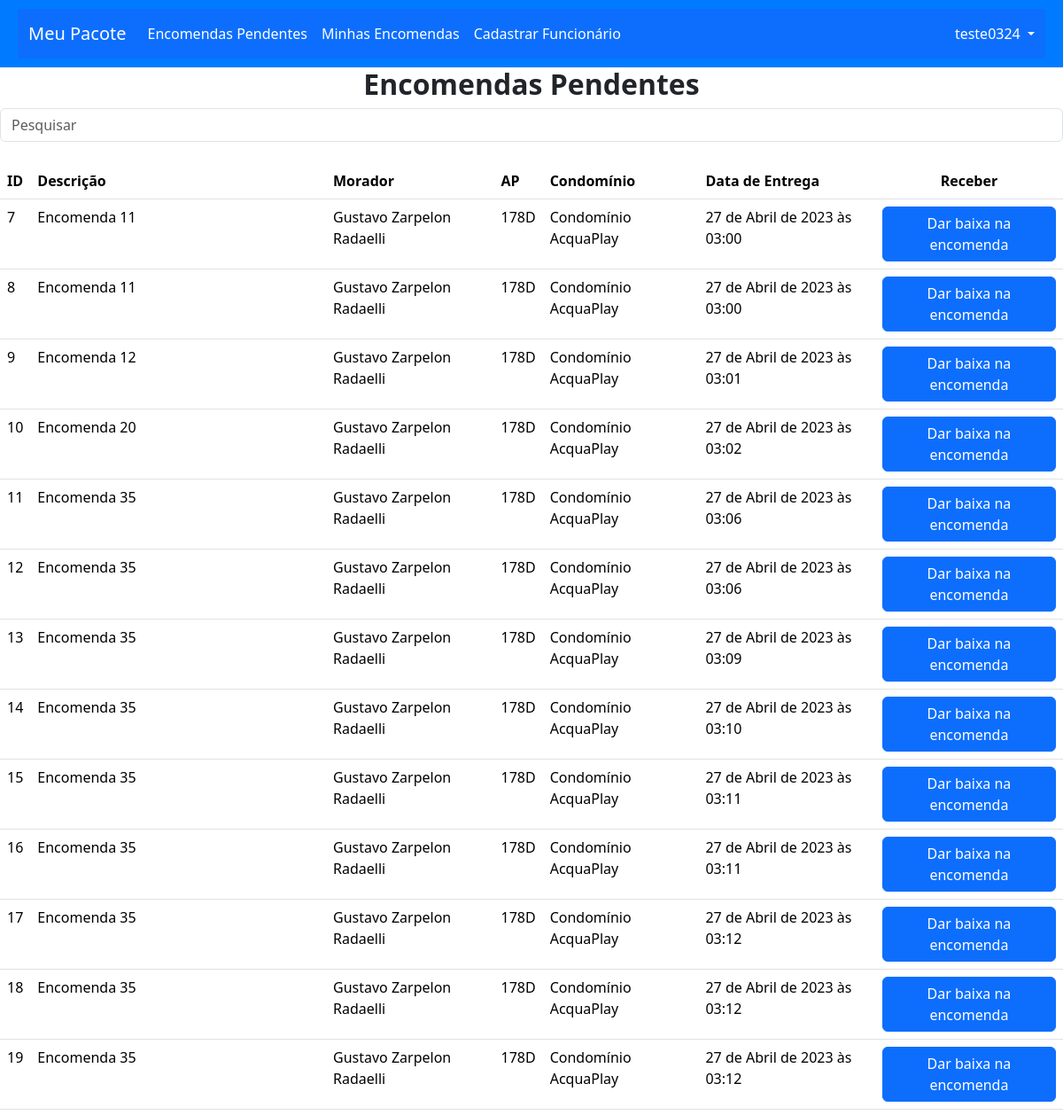
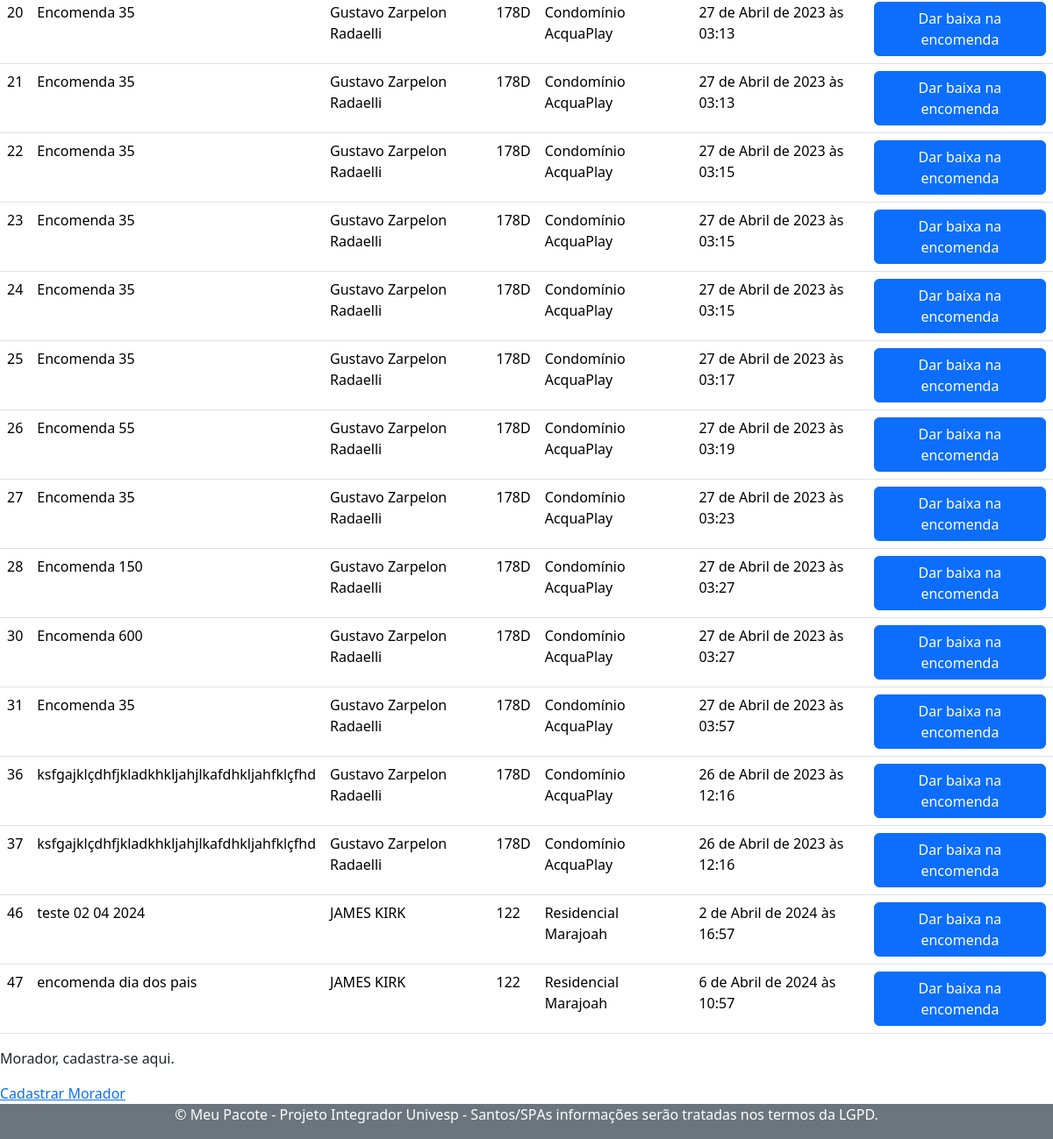
The page /encomendas_pendentes/ (signed in) on the database its author committed (2 pictures, top to bottom).
### app_meu_pacote/models.py (models this page shows, shortened)
class Encomenda(models.Model):
    id = models.AutoField(primary_key=True)
    morador = models.ForeignKey(Morador, on_delete=models.CASCADE)
    descricao = models.CharField(max_length=100)
    data_hora_recebimento = models.DateTimeField()
    data_hora_entrega = models.DateTimeField(blank=True, null=True)
    codigo_retirada = models.CharField(max_length=4, default='0000')
    funcionario_recebimento = models.ForeignKey(Funcionario, on_delete=models.CASCADE, related_name='funcionario_recebimento')
    funcionario_entrega = models.ForeignKey(Funcionario, on_delete=models.CASCADE, related_name='funcionario_entrega', blank=True, null=True)

class Morador(models.Model):
    user = models.OneToOneField(User, on_delete=models.CASCADE)
    nome = models.CharField(max_length=100)
    apartamento = models.ForeignKey('Apartamento', on_delete=models.CASCADE, related_name='moradores')
    email = models.EmailField()
    telefone = models.CharField(max_length=20)

class Apartamento(models.Model):
    id = models.AutoField(primary_key=True)
    numero = models.CharField(max_length=10)
    condominio = models.ForeignKey(Condominio, on_delete=models.CASCADE, related_name='apartamentos')

class Condominio(models.Model):
    id = models.AutoField(primary_key=True)
    nome = models.CharField(max_length=100)
    endereco = models.CharField(max_length=100)
    telefone = models.CharField(max_length=20)
    email = models.EmailField()

### app_meu_pacote/views.py (the view)
# urls.py: path('encomendas_pendentes/', app_meu_pacote_views.encomendas_pendentes, name='encomendas_pendentes'),
def encomendas_pendentes(request):
    if not request.user.is_authenticated:
        return redirect('index') # issue ---> precisa redirecionar para a página de login
    encomendas = Encomenda.objects.filter(data_hora_entrega=None)
    context = {'encomendas': encomendas}
    return render(request, 'encomendas_pendentes.html', context)

### app_meu_pacote/templates/encomendas_pendentes.html (shortened to what this page needs)
{% extends 'base.html' %}
{% block content %}
<h2 class="text-center fw-bold">Encomendas Pendentes</h2>
{% if encomendas %}
<input class="form-control" id="myInput" type="text" placeholder="Pesquisar">
<br>
<table class="table">
  <thead>
    <tr>
      <th>ID</th>
      <th>Descrição</th>
      <th>Morador</th>
      <th>AP</th>
      <th>Condomínio</th>
      <th>Data de Entrega</th>
      <th class="text-center">Receber</th>
    </tr>
  </thead>
  <tbody>
    {% for encomenda in encomendas %}
    <tr>
      <td>{{ encomenda.id }}</td>
      <td>{{ encomenda.descricao }}</td>
      <td>{{ encomenda.morador.nome }}</td>
      <td>{{ encomenda.morador.apartamento.numero }}</td>
      <td>{{ encomenda.morador.apartamento.condominio.nome }}</td>
      <td>{{ encomenda.data_hora_recebimento }}</td>
      <td class="text-center"> <a class="btn btn-primary" href="/encomenda/{{encomenda.id}}" role="button">Dar baixa na encomenda</a> </td>
    </tr>
    {% endfor %}
  </tbody>
</table>
{% else %}
<p>Não há encomendas pendentes no momento.</p>
{% endif %}
{% endblock %}

### app_meu_pacote/templates/base.html (shortened to what this page needs)
{% load static %}
<!DOCTYPE html>
<html lang="pt-br">
<head>
  <link rel="stylesheet" href="{% static 'css/styles.css' %}">
  {% block head %}
  {% load bootstrap5 %}
  {% bootstrap_css %}
  {% endblock %}
</head>
<body>
  <header>
    <nav class="navbar navbar-expand-lg navbar-dark bg-primary">
      <div class="container-fluid">
        <a class="navbar-brand" href="..">Meu Pacote</a>
        <div class="collapse navbar-collapse" id="navbarSupportedContent">
          <ul class="navbar-nav me-auto mb-2 mb-lg-0">
            <li class="nav-item">
              <a class="nav-link active" href="/encomendas_pendentes">Encomendas Pendentes</a>
            </li>
            <li class="nav-item">
              <a class="nav-link active" href="/minhas_encomendas">Minhas Encomendas</a>
            </li>
            <li class="nav-item">
              <a class="nav-link active" href="/cadastrar_funcionario">Cadastrar Funcionário</a>
            </li>
          </ul>
          {% if user.is_authenticated %}
          <li class="nav-item dropdown d-flex">
            <a class="nav-link dropdown-toggle text-white me-auto" href="#" id="navbarDropdown" role="button" data-bs-toggle="dropdown" aria-expanded="false">
              {{ user.username }}
            </a>
          </li>
          {% endif %}
        </div>
      </div>
    </nav>
  </header>
  <main>
    {% block content %}
    {% endblock %}
  </main>
  <p>Morador, cadastra-se aqui.</p>
    <a href="{% url 'register_morador' %}">Cadastrar Morador</a>
  <footer>
    <p class="text-center">&copy; Meu Pacote - Projeto Integrador Univesp - Santos/SP</p>
    <p class="text-center">As informa&ccedil;&otilde;es ser&atilde;o tratadas nos termos da LGPD.</p>
  </footer>
</body>
</html>

### app_meu_pacote/static/css/styles.css (style rules this page uses)
:root { --primary-color: #007bff; --secondary-color: #6c757d; --font-family: 'Arial', sans-serif; --footer-height: 100px; }
* { margin: 0; padding: 0; box-sizing: border-box; }
html, body { height: 100%; margin: 0; padding: 0; display: flex; flex-direction: column; }
a { color: var(--primary-color); text-decoration: none; }
header { background: var(--primary-color); color: #fff; padding: 10px 20px; text-align: center; }
footer { background: var(--secondary-color); color: #fff; height: var(--footer-height); display: flex; justify-content: center; align-items: center; width: 100%; }
.text-center { text-align: center; }

### rows shown on the page
Encomenda: id "7", descricao "Encomenda 11", morador.nome "Gustavo Zarpelon Radaelli", morador.apartamento.numero "178D", morador.apartamento.condominio.nome "Condomínio AcquaPlay", data_hora_recebimento "27 de Abril de 2023 às 03:00"
Encomenda: id "8", descricao "Encomenda 11", morador.nome "Gustavo Zarpelon Radaelli", morador.apartamento.numero "178D", morador.apartamento.condominio.nome "Condomínio AcquaPlay", data_hora_recebimento "27 de Abril de 2023 às 03:00"
Encomenda: id "9", descricao "Encomenda 12", morador.nome "Gustavo Zarpelon Radaelli", morador.apartamento.numero "178D", morador.apartamento.condominio.nome "Condomínio AcquaPlay", data_hora_recebimento "27 de Abril de 2023 às 03:01"
Encomenda: id "10", descricao "Encomenda 20", morador.nome "Gustavo Zarpelon Radaelli", morador.apartamento.numero "178D", morador.apartamento.condominio.nome "Condomínio AcquaPlay", data_hora_recebimento "27 de Abril de 2023 às 03:02"
Encomenda: id "11", descricao "Encomenda 35", morador.nome "Gustavo Zarpelon Radaelli", morador.apartamento.numero "178D", morador.apartamento.condominio.nome "Condomínio AcquaPlay", data_hora_recebimento "27 de Abril de 2023 às 03:06"
Encomenda: id "12", descricao "Encomenda 35", morador.nome "Gustavo Zarpelon Radaelli", morador.apartamento.numero "178D", morador.apartamento.condominio.nome "Condomínio AcquaPlay", data_hora_recebimento "27 de Abril de 2023 às 03:06"
Encomenda: id "13", descricao "Encomenda 35", morador.nome "Gustavo Zarpelon Radaelli", morador.apartamento.numero "178D", morador.apartamento.condominio.nome "Condomínio AcquaPlay", data_hora_recebimento "27 de Abril de 2023 às 03:09"
Encomenda: id "14", descricao "Encomenda 35", morador.nome "Gustavo Zarpelon Radaelli", morador.apartamento.numero "178D", morador.apartamento.condominio.nome "Condomínio AcquaPlay", data_hora_recebimento "27 de Abril de 2023 às 03:10"
Encomenda: id "15", descricao "Encomenda 35", morador.nome "Gustavo Zarpelon Radaelli", morador.apartamento.numero "178D", morador.apartamento.condominio.nome "Condomínio AcquaPlay", data_hora_recebimento "27 de Abril de 2023 às 03:11"
Encomenda: id "16", descricao "Encomenda 35", morador.nome "Gustavo Zarpelon Radaelli", morador.apartamento.numero "178D", morador.apartamento.condominio.nome "Condomínio AcquaPlay", data_hora_recebimento "27 de Abril de 2023 às 03:11"
Encomenda: id "17", descricao "Encomenda 35", morador.nome "Gustavo Zarpelon Radaelli", morador.apartamento.numero "178D", morador.apartamento.condominio.nome "Condomínio AcquaPlay", data_hora_recebimento "27 de Abril de 2023 às 03:12"
Encomenda: id "18", descricao "Encomenda 35", morador.nome "Gustavo Zarpelon Radaelli", morador.apartamento.numero "178D", morador.apartamento.condominio.nome "Condomínio AcquaPlay", data_hora_recebimento "27 de Abril de 2023 às 03:12"
Encomenda: id "19", descricao "Encomenda 35", morador.nome "Gustavo Zarpelon Radaelli", morador.apartamento.numero "178D", morador.apartamento.condominio.nome "Condomínio AcquaPlay", data_hora_recebimento "27 de Abril de 2023 às 03:12"
Encomenda: id "20", descricao "Encomenda 35", morador.nome "Gustavo Zarpelon Radaelli", morador.apartamento.numero "178D", morador.apartamento.condominio.nome "Condomínio AcquaPlay", data_hora_recebimento "27 de Abril de 2023 às 03:13"
Encomenda: id "21", descricao "Encomenda 35", morador.nome "Gustavo Zarpelon Radaelli", morador.apartamento.numero "178D", morador.apartamento.condominio.nome "Condomínio AcquaPlay", data_hora_recebimento "27 de Abril de 2023 às 03:13"
Encomenda: id "22", descricao "Encomenda 35", morador.nome "Gustavo Zarpelon Radaelli", morador.apartamento.numero "178D", morador.apartamento.condominio.nome "Condomínio AcquaPlay", data_hora_recebimento "27 de Abril de 2023 às 03:15"
Encomenda: id "23", descricao "Encomenda 35", morador.nome "Gustavo Zarpelon Radaelli", morador.apartamento.numero "178D", morador.apartamento.condominio.nome "Condomínio AcquaPlay", data_hora_recebimento "27 de Abril de 2023 às 03:15"
Encomenda: id "24", descricao "Encomenda 35", morador.nome "Gustavo Zarpelon Radaelli", morador.apartamento.numero "178D", morador.apartamento.condominio.nome "Condomínio AcquaPlay", data_hora_recebimento "27 de Abril de 2023 às 03:15"
Encomenda: id "25", descricao "Encomenda 35", morador.nome "Gustavo Zarpelon Radaelli", morador.apartamento.numero "178D", morador.apartamento.condominio.nome "Condomínio AcquaPlay", data_hora_recebimento "27 de Abril de 2023 às 03:17"
Encomenda: id "26", descricao "Encomenda 55", morador.nome "Gustavo Zarpelon Radaelli", morador.apartamento.numero "178D", morador.apartamento.condominio.nome "Condomínio AcquaPlay", data_hora_recebimento "27 de Abril de 2023 às 03:19"
Encomenda: id "27", descricao "Encomenda 35", morador.nome "Gustavo Zarpelon Radaelli", morador.apartamento.numero "178D", morador.apartamento.condominio.nome "Condomínio AcquaPlay", data_hora_recebimento "27 de Abril de 2023 às 03:23"
Encomenda: id "28", descricao "Encomenda 150", morador.nome "Gustavo Zarpelon Radaelli", morador.apartamento.numero "178D", morador.apartamento.condominio.nome "Condomínio AcquaPlay", data_hora_recebimento "27 de Abril de 2023 às 03:27"
Encomenda: id "30", descricao "Encomenda 600", morador.nome "Gustavo Zarpelon Radaelli", morador.apartamento.numero "178D", morador.apartamento.condominio.nome "Condomínio AcquaPlay", data_hora_recebimento "27 de Abril de 2023 às 03:27"
Encomenda: id "31", descricao "Encomenda 35", morador.nome "Gustavo Zarpelon Radaelli", morador.apartamento.numero "178D", morador.apartamento.condominio.nome "Condomínio AcquaPlay", data_hora_recebimento "27 de Abril de 2023 às 03:57"
Encomenda: id "36", descricao "ksfgajklçdhfjkladkhkljahjlkafdhkljahfklçfhd", morador.nome "Gustavo Zarpelon Radaelli", morador.apartamento.numero "178D", morador.apartamento.condominio.nome "Condomínio AcquaPlay", data_hora_recebimento "26 de Abril de 2023 às 12:16"
Encomenda: id "37", descricao "ksfgajklçdhfjkladkhkljahjlkafdhkljahfklçfhd", morador.nome "Gustavo Zarpelon Radaelli", morador.apartamento.numero "178D", morador.apartamento.condominio.nome "Condomínio AcquaPlay", data_hora_recebimento "26 de Abril de 2023 às 12:16"
Encomenda: id "46", descricao "teste 02 04 2024", morador.nome "JAMES KIRK", morador.apartamento.numero "122", morador.apartamento.condominio.nome "Residencial Marajoah", data_hora_recebimento "2 de Abril de 2024 às 16:57"
Encomenda: id "47", descricao "encomenda dia dos pais", morador.nome "JAMES KIRK", morador.apartamento.numero "122", morador.apartamento.condominio.nome "Residencial Marajoah", data_hora_recebimento "6 de Abril de 2024 às 10:57"

### other values the page prints
{{ user.username }} "teste0324"
